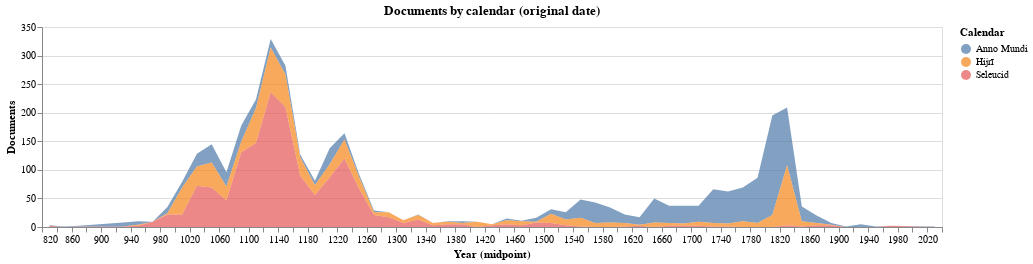

Notebook code for this chart:
### Code cell
# graph documents by calendar

date_docs_cal = orig_dates_parsed[orig_dates_parsed.doc_date_standard.notna()]

dated_docs_cal = date_docs_cal.fillna({'doc_date_calendar': 'Unspecified'})
dated_docs_cal['midpoint_year'] = dated_docs_cal.orig_date_mid.apply(lambda x: x.year)

orig_dates_calendars_chart = alt.Chart(dated_docs_cal[['pgpid', 'midpoint_year', 'doc_date_calendar']]).mark_area(opacity=0.7).encode(
  x=alt.X('midpoint_year', title="Year (midpoint)", bin=alt.Bin(maxbins=120), axis=alt.Axis(format="r")),
  y=alt.Y('count(pgpid)', title='Documents'),
  color=alt.Y("doc_date_calendar", title="Calendar")
).properties(width=900, height=200, title="Documents by calendar (original date)")

orig_dates_calendars_chart

### Figure 1 — Vega-Lite specification as saved in the notebook (floating-point values rounded to 4 significant figures; data arrays with more than 128 entries replaced by an {"elided": "..."} marker saying what was removed)
{"config": {"view": {"continuousWidth": 300, "continuousHeight": 300}}, "data": {"name": "data-4dd4cf6810375e8e1b645b6b855bdb4e"}, "mark": {"type": "area", "opacity": 0.7}, "encoding": {"color": {"field": "doc_date_calendar", "title": "Calendar", "type": "nominal"}, "x": {"axis": {"format": "r"}, "bin": {"maxbins": 120}, "field": "midpoint_year", "title": "Year (midpoint)", "type": "quantitative"}, "y": {"aggregate": "count", "field": "pgpid", "title": "Documents", "type": "quantitative"}}, "height": 200, "title": "Documents by calendar (original date)", "width": 900, "$schema": "https://vega.github.io/schema/vega-lite/v5.20.1.json", "datasets": {"data-4dd4cf6810375e8e1b645b6b855bdb4e": {"elided": "3443 records"}}}
